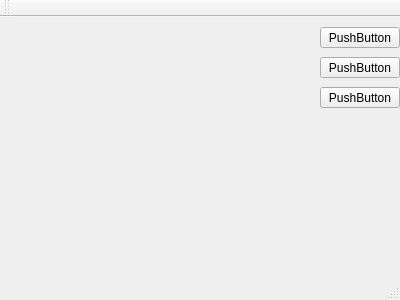
<?xml version="1.0" encoding="UTF-8"?>
<ui version="4.0">
 <class>MainWindow</class>
 <widget class="QMainWindow" name="MainWindow">
  <property name="geometry">
   <rect>
    <x>0</x>
    <y>0</y>
    <width>400</width>
    <height>300</height>
   </rect>
  </property>
  <property name="windowTitle">
   <string>MainWindow</string>
  </property>
  <widget class="QWidget" name="centralWidget">
   <widget class="QPushButton" name="pushButton">
    <property name="geometry">
     <rect>
      <x>320</x>
      <y>10</y>
      <width>80</width>
      <height>21</height>
     </rect>
    </property>
    <property name="text">
     <string>PushButton</string>
    </property>
   </widget>
   <widget class="QPushButton" name="pushButton_2">
    <property name="geometry">
     <rect>
      <x>320</x>
      <y>40</y>
      <width>80</width>
      <height>21</height>
     </rect>
    </property>
    <property name="text">
     <string>PushButton</string>
    </property>
   </widget>
   <widget class="QPushButton" name="pushButton_3">
    <property name="geometry">
     <rect>
      <x>320</x>
      <y>70</y>
      <width>80</width>
      <height>21</height>
     </rect>
    </property>
    <property name="text">
     <string>PushButton</string>
    </property>
   </widget>
  </widget>
  <widget class="QMenuBar" name="menuBar">
   <property name="geometry">
    <rect>
     <x>0</x>
     <y>0</y>
     <width>400</width>
     <height>20</height>
    </rect>
   </property>
  </widget>
  <widget class="QToolBar" name="mainToolBar">
   <attribute name="toolBarArea">
    <enum>TopToolBarArea</enum>
   </attribute>
   <attribute name="toolBarBreak">
    <bool>false</bool>
   </attribute>
  </widget>
  <widget class="QStatusBar" name="statusBar"/>
 </widget>
 <layoutdefault spacing="6" margin="11"/>
 <resources/>
 <connections/>
</ui>
